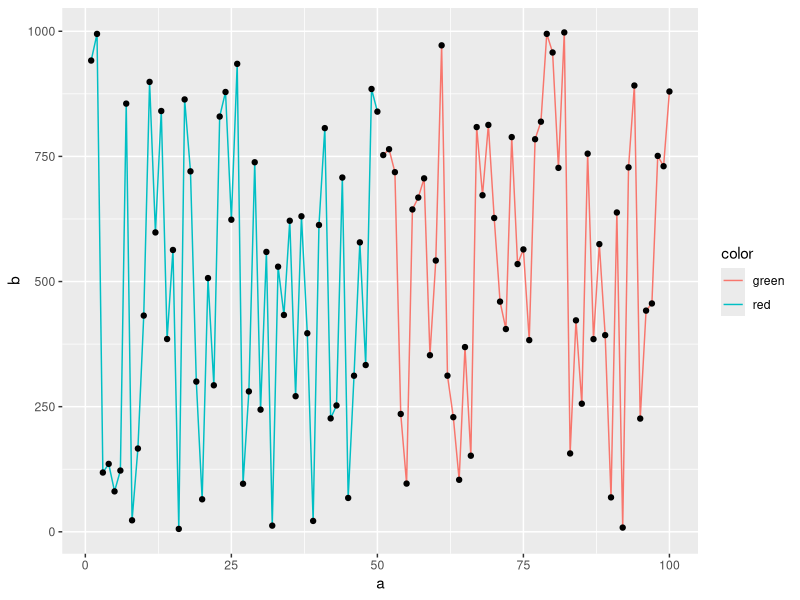

Generate this figure with R:
library(ggplot2)

a <- 1:100
b <- runif(100, min = 1, max = 999)
ab.df <- data.frame(a,b)
ab.df$color <- "green"
ab.df$color[1:50] <- "red"

ggplot(data = ab.df, aes(x = a, y = b, group = color)) +
  geom_line(aes(color = color)) +
  geom_point()
